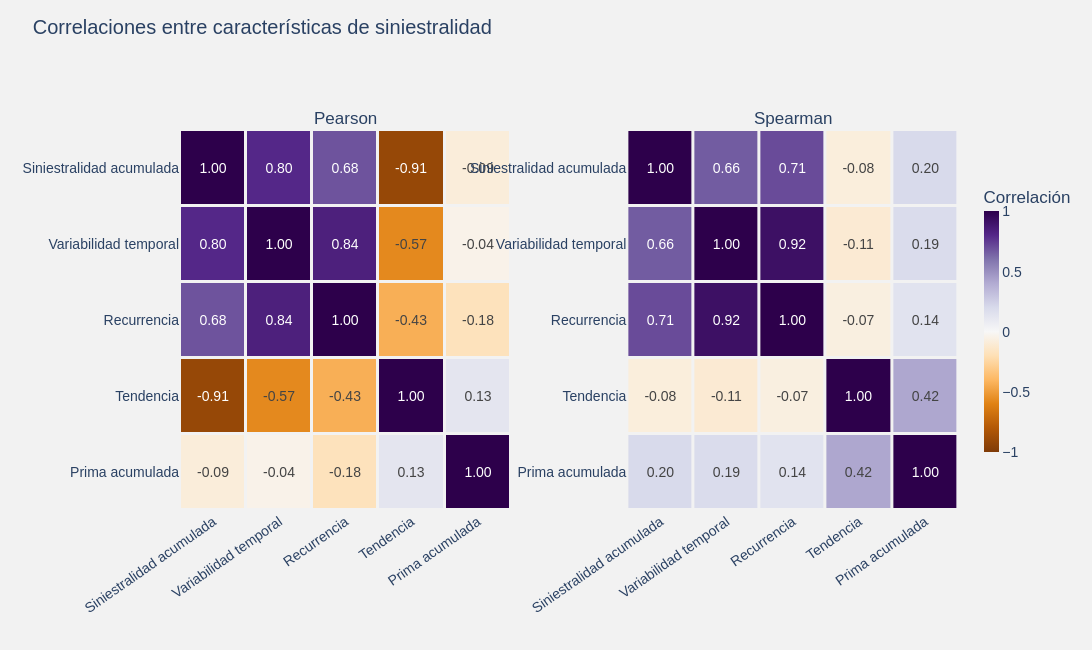

Write notebook code for a chart like this one.
### Code cell
# --------------------------------------------------
# Matrices de correlación: Pearson y Spearman
# --------------------------------------------------

from plotly.subplots import make_subplots
import plotly.graph_objects as go

# Calcular correlaciones
correlacion_pearson = caracteristicas_experiencia.corr(method="pearson")
correlacion_spearman = caracteristicas_experiencia.corr(method="spearman")

# Crear figura con dos matrices
fig = make_subplots(
    rows=1,
    cols=2,
    subplot_titles=["Pearson", "Spearman"],
    horizontal_spacing=0.15
)

# Agregar matrices
for i, matriz in enumerate(
    [correlacion_pearson, correlacion_spearman], start=1
):
    fig.add_trace(
        go.Heatmap(
            z=matriz.values,
            x=matriz.columns,
            y=matriz.index,
            text=matriz.values,
            texttemplate="%{text:.2f}",
            textfont=dict(size=14),
            coloraxis="coloraxis",
            xgap=3,
            ygap=3,
            hovertemplate=(
                "%{y} / %{x}<br>"
                "Correlación: %{z:.3f}"
                "<extra></extra>"
            )
        ),
        row=1,
        col=i
    )

# Diseño general
fig.update_layout(
    template="plotly",

    # Fondo
    paper_bgcolor="#F2F2F2",
    plot_bgcolor="#F2F2F2",

    # Tipografía
    font=dict(
        family="Arial",
        size=14,
        color="#2A4163"
    ),

    # Título
    title=dict(
        text="Correlaciones entre características de siniestralidad",
        x=0.03,
        y=0.97,
        font=dict(size=20)
    ),

    # Escala de color compartida
    coloraxis=dict(
        colorscale="PuOr",
        cmin=-1,
        cmax=1,
        cmid=0,
        colorbar=dict(
            title="Correlación",
            thickness=15,
            len=0.75
        )
    ),

    # Dimensiones y espacios
    width=1450,
    height=650,
    margin=dict(l=180, r=100, b=140, t=130),

    showlegend=False
)

# Ejes
fig.update_xaxes(
    tickangle=-35,
    showgrid=False,
    zeroline=False
)

fig.update_yaxes(
    autorange="reversed",
    showgrid=False,
    zeroline=False
)

# Subtítulos
fig.update_annotations(
    font=dict(size=17, color="#2A4163")
)

fig.show()

### Figure 1 — Plotly figure (JSON) as saved in the notebook; plotly's stock layout.template omitted (floating-point values rounded to 4 significant figures)
{"data": [{"coloraxis": "coloraxis", "hovertemplate": "%{y} / %{x}<br>Correlación: %{z:.3f}<extra></extra>", "text": [[1.0, 0.8, 0.6833, -0.9098, -0.08773], [0.8, 1.0, 0.8381, -0.5736, -0.04286], [0.6833, 0.8381, 1.0, -0.4338, -0.1814], [-0.9098, -0.5736, -0.4338, 1.0, 0.1253], [-0.08773, -0.04286, -0.1814, 0.1253, 1.0]], "textfont": {"size": 14}, "texttemplate": "%{text:.2f}", "type": "heatmap", "x": ["Siniestralidad acumulada", "Variabilidad temporal", "Recurrencia", "Tendencia", "Prima acumulada"], "xaxis": "x", "xgap": 3, "y": ["Siniestralidad acumulada", "Variabilidad temporal", "Recurrencia", "Tendencia", "Prima acumulada"], "yaxis": "y", "ygap": 3, "z": [[1.0, 0.8, 0.6833, -0.9098, -0.08773], [0.8, 1.0, 0.8381, -0.5736, -0.04286], [0.6833, 0.8381, 1.0, -0.4338, -0.1814], [-0.9098, -0.5736, -0.4338, 1.0, 0.1253], [-0.08773, -0.04286, -0.1814, 0.1253, 1.0]]}, {"coloraxis": "coloraxis", "hovertemplate": "%{y} / %{x}<br>Correlación: %{z:.3f}<extra></extra>", "text": [[1.0, 0.6614, 0.706, -0.08246, 0.2], [0.6614, 1.0, 0.9188, -0.1105, 0.186], [0.706, 0.9188, 1.0, -0.07033, 0.1389], [-0.08246, -0.1105, -0.07033, 1.0, 0.4158], [0.2, 0.186, 0.1389, 0.4158, 1.0]], "textfont": {"size": 14}, "texttemplate": "%{text:.2f}", "type": "heatmap", "x": ["Siniestralidad acumulada", "Variabilidad temporal", "Recurrencia", "Tendencia", "Prima acumulada"], "xaxis": "x2", "xgap": 3, "y": ["Siniestralidad acumulada", "Variabilidad temporal", "Recurrencia", "Tendencia", "Prima acumulada"], "yaxis": "y2", "ygap": 3, "z": [[1.0, 0.6614, 0.706, -0.08246, 0.2], [0.6614, 1.0, 0.9188, -0.1105, 0.186], [0.706, 0.9188, 1.0, -0.07033, 0.1389], [-0.08246, -0.1105, -0.07033, 1.0, 0.4158], [0.2, 0.186, 0.1389, 0.4158, 1.0]]}], "layout": {"annotations": [{"font": {"color": "#2A4163", "size": 17}, "showarrow": false, "text": "Pearson", "x": 0.2125, "xanchor": "center", "xref": "paper", "y": 1, "yanchor": "bottom", "yref": "paper"}, {"font": {"color": "#2A4163", "size": 17}, "showarrow": false, "text": "Spearman", "x": 0.7875, "xanchor": "center", "xref": "paper", "y": 1, "yanchor": "bottom", "yref": "paper"}], "coloraxis": {"cmax": 1, "cmid": 0, "cmin": -1, "colorbar": {"len": 0.75, "thickness": 15, "title": {"text": "Correlación"}}, "colorscale": [[0, "rgb(127,59,8)"], [0.1, "rgb(179,88,6)"], [0.2, "rgb(224,130,20)"], [0.3, "rgb(253,184,99)"], [0.4, "rgb(254,224,182)"], [0.5, "rgb(247,247,247)"], [0.6, "rgb(216,218,235)"], [0.7, "rgb(178,171,210)"], [0.8, "rgb(128,115,172)"], [0.9, "rgb(84,39,136)"], [1, "rgb(45,0,75)"]]}, "font": {"color": "#2A4163", "family": "Arial", "size": 14}, "height": 650, "margin": {"b": 140, "l": 180, "r": 100, "t": 130}, "paper_bgcolor": "#F2F2F2", "plot_bgcolor": "#F2F2F2", "showlegend": false, "title": {"font": {"size": 20}, "text": "Correlaciones entre características de siniestralidad", "x": 0.03, "y": 0.97}, "width": 1450, "xaxis": {"anchor": "y", "domain": [0, 0.425], "showgrid": false, "tickangle": -35, "zeroline": false}, "xaxis2": {"anchor": "y2", "domain": [0.575, 1], "showgrid": false, "tickangle": -35, "zeroline": false}, "yaxis": {"anchor": "x", "autorange": "reversed", "domain": [0, 1], "showgrid": false, "zeroline": false}, "yaxis2": {"anchor": "x2", "autorange": "reversed", "domain": [0, 1], "showgrid": false, "zeroline": false}}}
